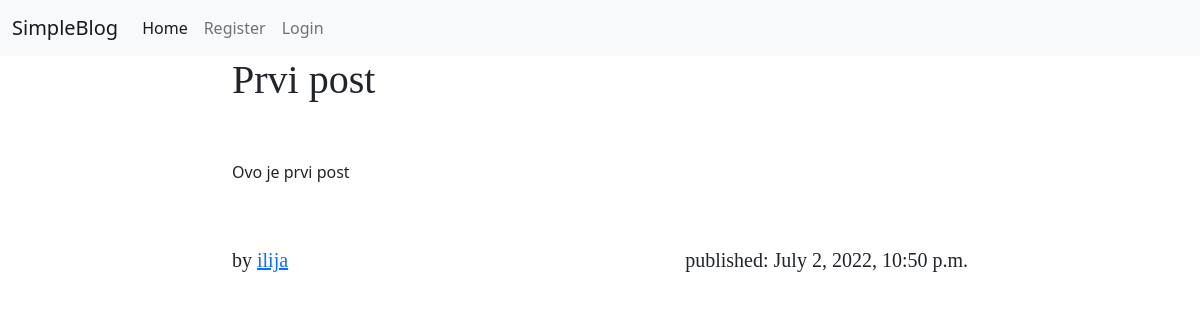
The app's page /post/1/ with its own data.
### website/models.py (models this page shows, shortened)
class Post(models.Model):
    options=(
        ('draft', 'Draft'),
        ('published', 'Published'),
    )
    title = models.CharField(max_length=250)
    slug = models.SlugField(max_length=250, unique=True)
    publish = models.DateTimeField(default=timezone.now)
    author = models.ForeignKey(User, on_delete=models.CASCADE, related_name='blog_post')
    content = models.TextField()
    status = models.CharField(max_length=10, choices=options, default='draft')
    image = ResizedImageField(null=True, blank=True, upload_to="images")
    class Meta:
        ordering = ('-publish',)

### website/views.py (the view)
# urls.py: path('post/<int:post>/', views.post_single, name='post_single'),
def post_single(request, post):
    print(Post.objects.get_queryset().filter(id=post)[0].id)
    if(request.user.username== str(Post.objects.get_queryset().filter(id=post)[0].author) ):
        post = get_object_or_404(Post, id=post)
        author = str(post.author)
        return render(request, 'single.html', {'post':post, 'author':author})
    else:
        post = get_object_or_404(Post, id=post, status='published')
        author = str(post.author)
        print(post.author)
        return render(request, 'single.html', {'post':post, 'author':author})

### website/templates/single.html (shortened to what this page needs)
{% extends "base.html" %}
{% block content %}
    <h1>{{post.title}}</h1>
    <br></br>
    <p>{{post.content}}</p>
    <br></br>
    <h5 style="text-align:left;">
        by <a href="/author/{{post.author}}">{{post.author}}</a>
        <span style="float:right;">
            published: {{post.publish}}
        </span>
    </h5>
{% endblock %}

### website/templates/blog.css (style rules this page uses)
h1, h2, h3, h4, h5, h6 { font-family: "Playfair Display", Georgia, "Times New Roman", serif; }

### records on screen
Post: title "Prvi post", content "Ovo je prvi post", author "ilija", publish "July 2, 2022, 10:50 p.m."
